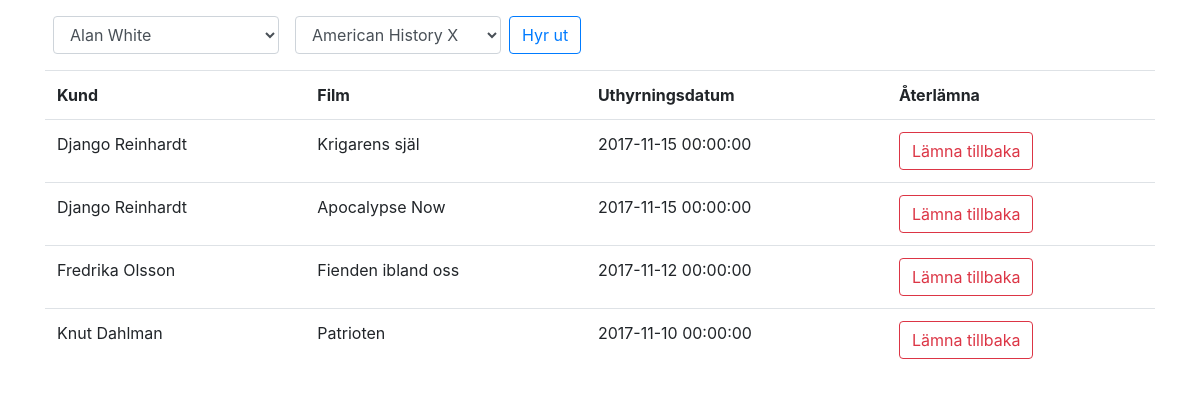
The app's page /v2/index.php with its own data.
### tables this page shows
CREATE TABLE `uthyrning` (
  `Film` int(5) NOT NULL,
  `Kund` int(5) NOT NULL,
  `utDatum` datetime NOT NULL DEFAULT CURRENT_TIMESTAMP,
  `inDatum` datetime NOT NULL
);

CREATE TABLE `kund` (
  `kundnummer` int(5) NOT NULL,
  `namn` varchar(50) NOT NULL,
  `gatuadress` varchar(50) NOT NULL,
  `postnummer` varchar(5) NOT NULL,
  `ort` varchar(20) NOT NULL
);

CREATE TABLE `film` (
  `filmID` int(5) NOT NULL,
  `Titel` varchar(50) NOT NULL,
  `Kategori` varchar(50) NOT NULL,
  `Huvudroll` varchar(50) NOT NULL,
  `Pris` int(5) NOT NULL
);

### v2/index.php (the view, shortened to what this page needs)
<?php
include ('header.php');
require('database.php');
$query = "SELECT Kundnummer, Namn FROM Kund ORDER BY Namn";
$kunder = mysqli_query($connection,$query)
or die(mysqli_error($connection));
?>
<form class="form-inline my-3" action="insert.php" method="post">
<select name="kund" class="form-control mx-2">
    <?php while($row = $kunder->fetch_assoc()){ ?>
       <option value="<?php echo $row['Kundnummer'] ?>"> <?php echo $row['Namn'] ?> </option>
    <?php } ?>
</select>
<?php
$query = "SELECT FilmID,Titel FROM Film ORDER BY Titel";
$filmer = mysqli_query($connection,$query)
or die(mysqli_error($connection));
?>
<select name="film" class="form-control mx-2">
    <?php while($row = $filmer->fetch_assoc()){ ?>
       <option value="<?php echo $row['FilmID'] ?>"> <?php echo $row['Titel'] ?> </option>
    <?php } ?>
</select>
  <button type="submit" class="btn btn-outline-primary">Hyr ut</button>
</form>
<?php
$query = "SELECT K.Namn, K.kundnummer, F.Titel, F.FilmID, U.UtDatum
FROM Uthyrning U, Kund K, Film F
WHERE U.InDatum IS NULL
AND K.Kundnummer = U.Kund
AND F.FilmID = U.Film
ORDER BY K.Namn";
$table = mysqli_query($connection,$query)
or die(mysqli_error($connection));
echo "<table class='table'><tr>";
echo "<th>Kund</th><th>Film</th><th>Uthyrningsdatum</th><th>Återlämna</th></tr>";
while($row = $table->fetch_assoc()) : ?>
<tr>
    <td><?php echo $row['Namn'] ?> </td>
    <td><?php echo $row['Titel'] ?></td>
    <td><?php echo $row['UtDatum'] ?></td>
	<td>
    <form action='update.php' method='post'>
    <input type='submit' value='Lämna tillbaka' class="btn btn-outline-danger">
    </form>
    </td>
</tr>
<?php endwhile; ?>
</table>
</body>
</html>

### v2/header.php (shortened to what this page needs)
<!DOCTYPE html>
<html lang="sv">
<head>
    <link rel="stylesheet" href="https://maxcdn.bootstrapcdn.com/bootstrap/4.0.0-beta.2/css/bootstrap.min.css">
</head>
<body class="container">

### records on screen
uthyrning: kund.namn "Django Reinhardt", film.Titel "Krigarens själ", utDatum "2017-11-15 00:00:00"
uthyrning: kund.namn "Django Reinhardt", film.Titel "Apocalypse Now", utDatum "2017-11-15 00:00:00"
uthyrning: kund.namn "Fredrika Olsson", film.Titel "Fienden ibland oss", utDatum "2017-11-12 00:00:00"
uthyrning: kund.namn "Knut Dahlman", film.Titel "Patrioten", utDatum "2017-11-10 00:00:00"

### other values on screen
form field kund "Alan White"
form field film "American History X"
